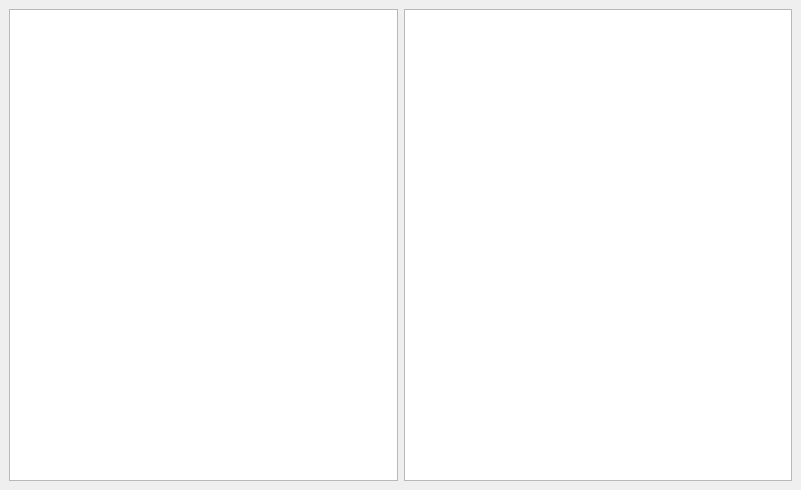
<?xml version="1.0" encoding="UTF-8"?>
<ui version="4.0">
 <class>MainWindow</class>
 <widget class="QMainWindow" name="MainWindow">
  <property name="geometry">
   <rect>
    <x>0</x>
    <y>0</y>
    <width>801</width>
    <height>490</height>
   </rect>
  </property>
  <property name="windowTitle">
   <string>QListView-Example</string>
  </property>
  <widget class="QWidget" name="centralwidget">
   <layout class="QGridLayout" name="gridLayout">
    <item row="0" column="0">
     <widget class="QListView" name="listView"/>
    </item>
    <item row="0" column="1">
     <widget class="QListView" name="listView_2"/>
    </item>
   </layout>
  </widget>
 </widget>
 <resources/>
 <connections/>
</ui>
